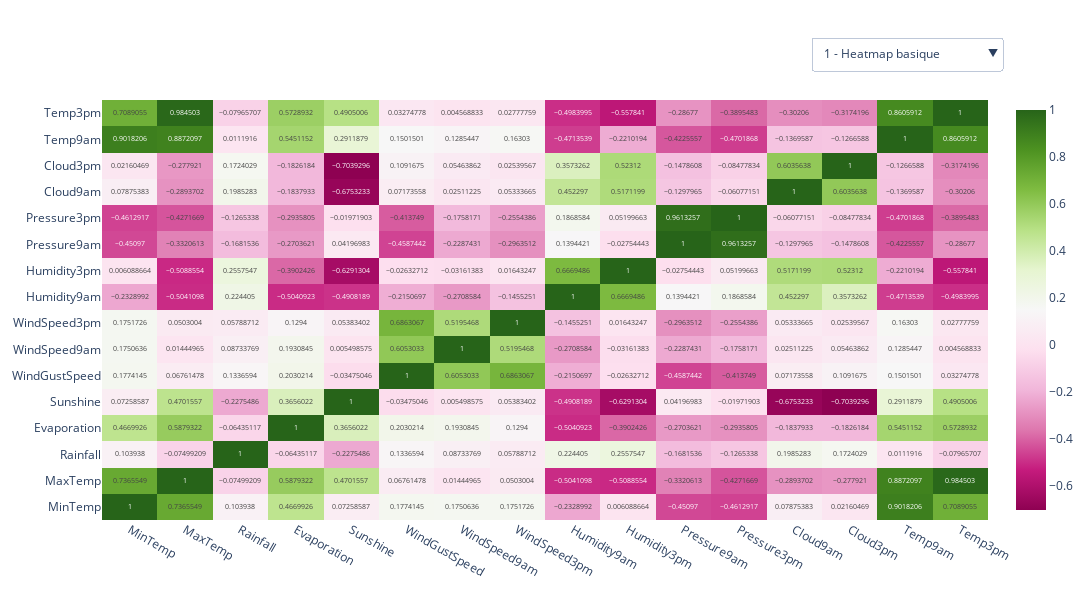

Notebook code cell kept with this figure:
### Code cell
# fig_all
# fig_all_raintomorrow
# fig_all_include
# fig_drop_col
# fig_drop_col_na
# fig_syd
# fig_lau


fig = go.Figure()

# Ajouter les traces
fig.add_trace(fig_all.data[0])
fig.add_trace(fig_all_raintomorrow.data[0])
fig.add_trace(fig_all_include.data[0])
fig.add_trace(fig_drop_col.data[0])
fig.add_trace(fig_drop_col_na.data[0])
fig.add_trace(fig_syd.data[0])
fig.add_trace(fig_lau.data[0])

fig.update_layout(
    updatemenus=[
        {
            'buttons': [
                {
                    'label': '1 - Heatmap basique',
                    'method': 'update',
                    'args': [{'visible': [True, False, False, False, False, False, False, False]},
                             {'title': '1 - Matrice de Corrélation (Toutes les données)'}]
                },
                {
                    'label': '2 - Matrice avec Tomorrow',
                    'method': 'update',
                    'args': [{'visible': [False, True, False, False, False, False, False, False]},
                             {'title': '2 - Matrice de Corrélation (Toutes les données) + Tomorrow (0/1)'}]
                },
                {
                    'label': '3 - Matrice encoder',
                    'method': 'update',
                    'args': [{'visible': [False, False, True, False, False, False, False, False]},
                             {'title': '3 - Matrice de Corrélation + quantitative encoder'}]
                },
                # Ajouter d'autres boutons pour les autres graphiques
                {
                    'label': '4 - Matrice Drop Col',
                    'method': 'update',
                    'args': [{'visible': [False, False, False, True, False, False, False, False]},
                             {'title': '4 - Matrice de Corrélation après suppression des colonnes Sunshine, Evaporation, Cloud9am, Cloud3pm'}]
                },
                {
                    'label': '5 - Matrice Drop Col Na',
                    'method': 'update',
                    'args': [{'visible': [False, False, False, False, True, False, False, False]},
                             {'title': '5 - Matrice de Corrélation avec Na supprimés'}]
                },
                {
                    'label': '6 - Matrice Sydney',
                    'method': 'update',
                    'args': [{'visible': [False, False, False, False, False, True, False, False]},
                             {'title': '6 - Matrice de Corrélation pour Sydney sans dropcol, sans dropna'}]
                },
                {
                    'label': '6 - Matrice Launceston',
                    'method': 'update',
                    'args': [{'visible': [False, False, False, False, False, False, True]},
                             {'title': '6 - Matrice de Corrélation pour Launceston sans dropcol, sans dropna mais beacoup de Sunshine manque'}]
                },

            ],
            'direction': 'down',
            'showactive': True,
            'active': 0,
            'x': 0.8,
            'xanchor': 'left',
            'y': 1.15,
            'yanchor': 'top'
        }
    ],
    showlegend=True,
    width=1400,
    height=600,
)

fig.data[0].update(visible=True)
fig.data[1].update(visible=False)
fig.data[2].update(visible=False)
fig.data[3].update(visible=False)
fig.data[4].update(visible=False)
fig.data[5].update(visible=False)
fig.data[6].update(visible=False)

fig.show()

### Figure 1 — Plotly figure (JSON) as saved in the notebook; plotly's stock layout.template omitted (floating-point values rounded to 4 significant figures; data arrays with more than 128 entries replaced by an {"elided": "..."} marker saying what was removed)
{"data": [{"coloraxis": "coloraxis", "colorscale": [[0, "rgb(103,0,31)"], [0.1, "rgb(178,24,43)"], [0.2, "rgb(214,96,77)"], [0.3, "rgb(244,165,130)"], [0.4, "rgb(253,219,199)"], [0.5, "rgb(247,247,247)"], [0.6, "rgb(209,229,240)"], [0.7, "rgb(146,197,222)"], [0.8, "rgb(67,147,195)"], [0.9, "rgb(33,102,172)"], [1, "rgb(5,48,97)"]], "hovertemplate": "x: %{x}<br>y: %{y}<br>color: %{z}<extra></extra>", "name": "0", "texttemplate": "%{z}", "type": "heatmap", "visible": true, "x": ["MinTemp", "MaxTemp", "Rainfall", "Evaporation", "Sunshine", "WindGustSpeed", "WindSpeed9am", "WindSpeed3pm", "Humidity9am", "Humidity3pm", "Pressure9am", "Pressure3pm", "Cloud9am", "Cloud3pm", "Temp9am", "Temp3pm"], "xaxis": "x", "y": ["MinTemp", "MaxTemp", "Rainfall", "Evaporation", "Sunshine", "WindGustSpeed", "WindSpeed9am", "WindSpeed3pm", "Humidity9am", "Humidity3pm", "Pressure9am", "Pressure3pm", "Cloud9am", "Cloud3pm", "Temp9am", "Temp3pm"], "yaxis": "y", "z": {"elided": "16x16 float values"}, "zmax": 1, "zmin": -1}, {"coloraxis": "coloraxis", "colorscale": [[0, "rgb(103,0,31)"], [0.1, "rgb(178,24,43)"], [0.2, "rgb(214,96,77)"], [0.3, "rgb(244,165,130)"], [0.4, "rgb(253,219,199)"], [0.5, "rgb(247,247,247)"], [0.6, "rgb(209,229,240)"], [0.7, "rgb(146,197,222)"], [0.8, "rgb(67,147,195)"], [0.9, "rgb(33,102,172)"], [1, "rgb(5,48,97)"]], "hovertemplate": "x: %{x}<br>y: %{y}<br>color: %{z}<extra></extra>", "name": "0", "texttemplate": "%{z}", "type": "heatmap", "visible": false, "x": ["RainTomorrow", "MinTemp", "MaxTemp", "Rainfall", "Evaporation", "Sunshine", "WindGustSpeed", "WindSpeed9am", "WindSpeed3pm", "Humidity9am", "Humidity3pm", "Pressure9am", "Pressure3pm", "Cloud9am", "Cloud3pm", "Temp9am", "Temp3pm"], "xaxis": "x", "y": ["RainTomorrow", "MinTemp", "MaxTemp", "Rainfall", "Evaporation", "Sunshine", "WindGustSpeed", "WindSpeed9am", "WindSpeed3pm", "Humidity9am", "Humidity3pm", "Pressure9am", "Pressure3pm", "Cloud9am", "Cloud3pm", "Temp9am", "Temp3pm"], "yaxis": "y", "z": {"elided": "17x17 float values"}}, {"coloraxis": "coloraxis", "colorscale": [[0, "rgb(103,0,31)"], [0.1, "rgb(178,24,43)"], [0.2, "rgb(214,96,77)"], [0.3, "rgb(244,165,130)"], [0.4, "rgb(253,219,199)"], [0.5, "rgb(247,247,247)"], [0.6, "rgb(209,229,240)"], [0.7, "rgb(146,197,222)"], [0.8, "rgb(67,147,195)"], [0.9, "rgb(33,102,172)"], [1, "rgb(5,48,97)"]], "hovertemplate": "x: %{x}<br>y: %{y}<br>color: %{z}<extra></extra>", "name": "0", "texttemplate": "%{z}", "type": "heatmap", "visible": false, "x": ["RainTomorrow", "MinTemp", "MaxTemp", "Rainfall", "Evaporation", "Sunshine", "WindGustDir", "WindGustSpeed", "WindDir9am", "WindDir3pm", "WindSpeed9am", "WindSpeed3pm", "Humidity9am", "Humidity3pm", "Pressure9am", "Pressure3pm", "Cloud9am", "Cloud3pm", "Temp9am", "Temp3pm", "RainToday", "Months", "climate"], "xaxis": "x", "y": ["RainTomorrow", "MinTemp", "MaxTemp", "Rainfall", "Evaporation", "Sunshine", "WindGustDir", "WindGustSpeed", "WindDir9am", "WindDir3pm", "WindSpeed9am", "WindSpeed3pm", "Humidity9am", "Humidity3pm", "Pressure9am", "Pressure3pm", "Cloud9am", "Cloud3pm", "Temp9am", "Temp3pm", "RainToday", "Months", "climate"], "yaxis": "y", "z": {"elided": "23x23 float values"}}, {"coloraxis": "coloraxis", "colorscale": [[0, "rgb(103,0,31)"], [0.1, "rgb(178,24,43)"], [0.2, "rgb(214,96,77)"], [0.3, "rgb(244,165,130)"], [0.4, "rgb(253,219,199)"], [0.5, "rgb(247,247,247)"], [0.6, "rgb(209,229,240)"], [0.7, "rgb(146,197,222)"], [0.8, "rgb(67,147,195)"], [0.9, "rgb(33,102,172)"], [1, "rgb(5,48,97)"]], "hovertemplate": "x: %{x}<br>y: %{y}<br>color: %{z}<extra></extra>", "name": "0", "texttemplate": "%{z}", "type": "heatmap", "visible": false, "x": ["RainTomorrow", "MinTemp", "MaxTemp", "Rainfall", "WindGustDir", "WindGustSpeed", "WindDir9am", "WindDir3pm", "WindSpeed9am", "WindSpeed3pm", "Humidity9am", "Humidity3pm", "Pressure9am", "Pressure3pm", "Temp9am", "Temp3pm", "RainToday", "Months", "climate"], "xaxis": "x", "y": ["RainTomorrow", "MinTemp", "MaxTemp", "Rainfall", "WindGustDir", "WindGustSpeed", "WindDir9am", "WindDir3pm", "WindSpeed9am", "WindSpeed3pm", "Humidity9am", "Humidity3pm", "Pressure9am", "Pressure3pm", "Temp9am", "Temp3pm", "RainToday", "Months", "climate"], "yaxis": "y", "z": {"elided": "19x19 float values"}}, {"coloraxis": "coloraxis", "colorscale": [[0, "rgb(103,0,31)"], [0.1, "rgb(178,24,43)"], [0.2, "rgb(214,96,77)"], [0.3, "rgb(244,165,130)"], [0.4, "rgb(253,219,199)"], [0.5, "rgb(247,247,247)"], [0.6, "rgb(209,229,240)"], [0.7, "rgb(146,197,222)"], [0.8, "rgb(67,147,195)"], [0.9, "rgb(33,102,172)"], [1, "rgb(5,48,97)"]], "hovertemplate": "x: %{x}<br>y: %{y}<br>color: %{z}<extra></extra>", "name": "0", "texttemplate": "%{z}", "type": "heatmap", "visible": false, "x": ["RainTomorrow", "MinTemp", "MaxTemp", "Rainfall", "WindGustDir", "WindGustSpeed", "WindDir9am", "WindDir3pm", "WindSpeed9am", "WindSpeed3pm", "Humidity9am", "Humidity3pm", "Pressure9am", "Pressure3pm", "Temp9am", "Temp3pm", "RainToday", "Months", "climate"], "xaxis": "x", "y": ["RainTomorrow", "MinTemp", "MaxTemp", "Rainfall", "WindGustDir", "WindGustSpeed", "WindDir9am", "WindDir3pm", "WindSpeed9am", "WindSpeed3pm", "Humidity9am", "Humidity3pm", "Pressure9am", "Pressure3pm", "Temp9am", "Temp3pm", "RainToday", "Months", "climate"], "yaxis": "y", "z": {"elided": "19x19 float values"}}, {"coloraxis": "coloraxis", "colorscale": [[0, "rgb(103,0,31)"], [0.1, "rgb(178,24,43)"], [0.2, "rgb(214,96,77)"], [0.3, "rgb(244,165,130)"], [0.4, "rgb(253,219,199)"], [0.5, "rgb(247,247,247)"], [0.6, "rgb(209,229,240)"], [0.7, "rgb(146,197,222)"], [0.8, "rgb(67,147,195)"], [0.9, "rgb(33,102,172)"], [1, "rgb(5,48,97)"]], "hovertemplate": "x: %{x}<br>y: %{y}<br>color: %{z}<extra></extra>", "name": "0", "texttemplate": "%{z}", "type": "heatmap", "visible": false, "x": ["RainTomorrow", "MinTemp", "MaxTemp", "Rainfall", "Evaporation", "Sunshine", "WindGustSpeed", "WindSpeed9am", "WindSpeed3pm", "Humidity9am", "Humidity3pm", "Pressure9am", "Pressure3pm", "Cloud9am", "Cloud3pm", "Temp9am", "Temp3pm", "RainToday", "Months"], "xaxis": "x", "y": ["RainTomorrow", "MinTemp", "MaxTemp", "Rainfall", "Evaporation", "Sunshine", "WindGustSpeed", "WindSpeed9am", "WindSpeed3pm", "Humidity9am", "Humidity3pm", "Pressure9am", "Pressure3pm", "Cloud9am", "Cloud3pm", "Temp9am", "Temp3pm", "RainToday", "Months"], "yaxis": "y", "z": {"elided": "19x19 float values"}}, {"coloraxis": "coloraxis", "hovertemplate": "x: %{x}<br>y: %{y}<br>color: %{z}<extra></extra>", "name": "0", "texttemplate": "%{z}", "type": "heatmap", "visible": false, "x": ["RainTomorrow", "MinTemp", "MaxTemp", "Rainfall", "Evaporation", "Sunshine", "WindGustSpeed", "WindSpeed9am", "WindSpeed3pm", "Humidity9am", "Humidity3pm", "Pressure9am", "Pressure3pm", "Cloud9am", "Cloud3pm", "Temp9am", "Temp3pm", "RainToday", "Months"], "xaxis": "x", "y": ["RainTomorrow", "MinTemp", "MaxTemp", "Rainfall", "Evaporation", "Sunshine", "WindGustSpeed", "WindSpeed9am", "WindSpeed3pm", "Humidity9am", "Humidity3pm", "Pressure9am", "Pressure3pm", "Cloud9am", "Cloud3pm", "Temp9am", "Temp3pm", "RainToday", "Months"], "yaxis": "y", "z": {"elided": "19x19 float values"}}], "layout": {"height": 600, "showlegend": true, "updatemenus": [{"active": 0, "buttons": [{"args": [{"visible": [true, false, false, false, false, false, false, false]}, {"title": "1 - Matrice de Corrélation (Toutes les données)"}], "label": "1 - Heatmap basique", "method": "update"}, {"args": [{"visible": [false, true, false, false, false, false, false, false]}, {"title": "2 - Matrice de Corrélation (Toutes les données) + Tomorrow (0/1)"}], "label": "2 - Matrice avec Tomorrow", "method": "update"}, {"args": [{"visible": [false, false, true, false, false, false, false, false]}, {"title": "3 - Matrice de Corrélation + quantitative encoder"}], "label": "3 - Matrice encoder", "method": "update"}, {"args": [{"visible": [false, false, false, true, false, false, false, false]}, {"title": "4 - Matrice de Corrélation après suppression des colonnes Sunshine, Evaporation, Cloud9am, Cloud3pm"}], "label": "4 - Matrice Drop Col", "method": "update"}, {"args": [{"visible": [false, false, false, false, true, false, false, false]}, {"title": "5 - Matrice de Corrélation avec Na supprimés"}], "label": "5 - Matrice Drop Col Na", "method": "update"}, {"args": [{"visible": [false, false, false, false, false, true, false, false]}, {"title": "6 - Matrice de Corrélation pour Sydney sans dropcol, sans dropna"}], "label": "6 - Matrice Sydney", "method": "update"}, {"args": [{"visible": [false, false, false, false, false, false, true]}, {"title": "6 - Matrice de Corrélation pour Launceston sans dropcol, sans dropna mais beacoup de Sunshine manque"}], "label": "6 - Matrice Launceston", "method": "update"}], "direction": "down", "showactive": true, "x": 0.8, "xanchor": "left", "y": 1.15, "yanchor": "top"}], "width": 1400}}
